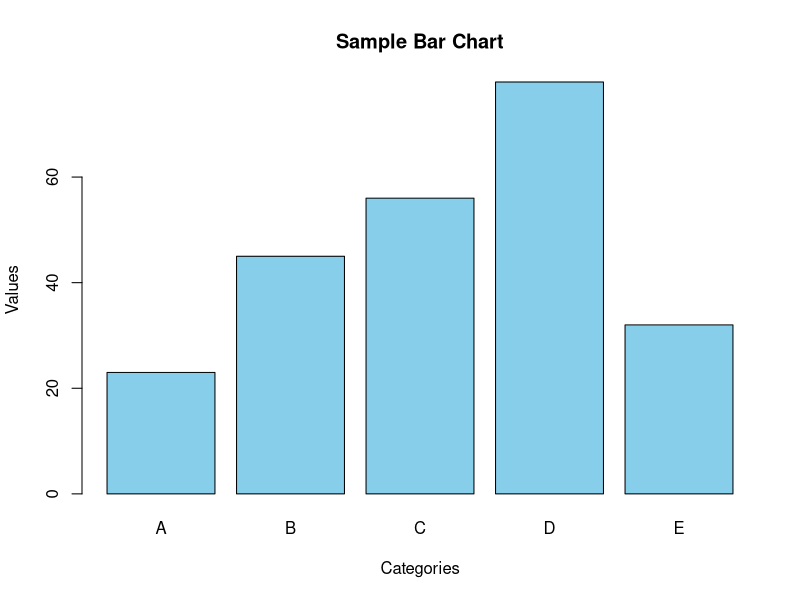

The R source for this figure:
# R script to create a bar chart and save it as a PNG file

# Create sample data
categories <- c("A", "B", "C", "D", "E")
values <- c(23, 45, 56, 78, 32)

# Create a bar plot
barplot(values,
        names.arg = categories,
        main = "Sample Bar Chart",
        xlab = "Categories",
        ylab = "Values",
        col = "skyblue",
        border = "black")

# Optionally, save the plot to a file
# png("barchart.png")
# barplot(values,
#         names.arg = categories,
#         main = "Sample Bar Chart",
#         xlab = "Categories",
#         ylab = "Values",
#         col = "skyblue",
#         border = "black")
# dev.off()
